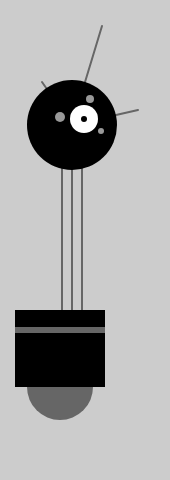
Frame 1 (no input)
Frame 60 (no input): identical to frame 1, image omitted
Frame 120 (the mouse pressed at the canvas centre since frame 60): identical to frame 1, image omitted

The p5.js sketch that drew this single still picture (run headless with seeded random() and noise() and a simulated clock; from frame 60 on, the mouse is pressed at the canvas centre):

// p5.js sketch
// ── sketch.js
var x = 60;
var y = 420;
var bodyHeight = 110;
var neckHeight = 140;
var radius = 45;
var ny = y - bodyHeight - neckHeight - radius;

function setup() {
   createCanvas(170, 480);
   strokeWeight(2);
   ellipseMode(RADIUS);
}

function draw() {
  background(204);
  
  //Neck
  stroke(102);
  line(x+2, y-bodyHeight, x+2, ny);
  line(x+12, y-bodyHeight, x+12, ny);
  line(x+22, y-bodyHeight, x+22, ny);
 
  //Antennae
  line(x+12, ny, x-18, ny-43);
  line(x+12, ny, x+42, ny-99);
  line(x+12, ny, x+78, ny-15);

  //Body
  noStroke();
  fill(102);
  ellipse(x, y-33, 33,33);
  fill(0);
  rect(x-45, y-bodyHeight, 90, bodyHeight-33);
  fill(102);
  rect(x-45, y-bodyHeight+17, 90, 6);

  //Head
  fill(0);
  ellipse(x+12, ny, radius, radius);
  fill(255);
  ellipse(x+24,ny-6,14,14);
  fill(0);
  ellipse(x+24,ny-6,3,3);
  fill(153);
  ellipse(x,ny-8,5,5);
  ellipse(x+30,ny-26,4,4);
  ellipse(x+41,ny+6,3,3);
}
